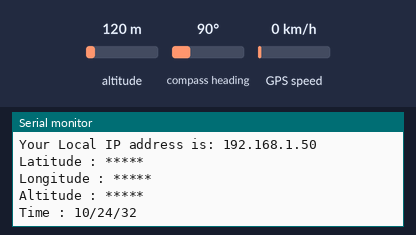
The sketch below on a simulated ESP8266 (NodeMCU). On the bench: the last lines printed to the serial monitor. The test bench sets the inputs (shaded band); at power-on: altitude 120 m, compass heading 90°, GPS speed 0 km/h. WiFi joins after 1.5 s; servers stay silent unless stated; the GPS gets a fix after 3 s at 37.7749, -122.4194 with 8 satellites.

Above: at 3.7 s.
3.8 s: altitude set to 20 m
At 5.2 s:
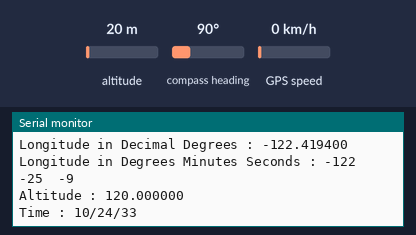
6.0 s: altitude set to 250 m
At 7.8 s:
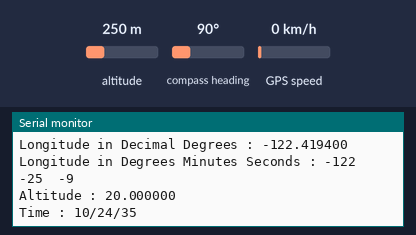
Timing chart, 0 to 9.3 s (numbered marks = the images above; inputs shaded):
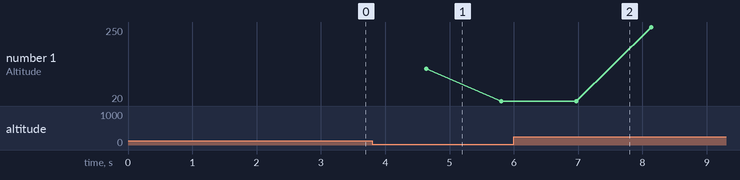

The sketch:

Node_MCU_GPS_Webserver.ino
```cpp
#include <TinyGPS++.h>
#include <TinyGPSPlus.h>

#include<ESP8266WiFi.h>
#include<ESP8266WebServer.h>
#include <TinyGPS++.h>
#include <SoftwareSerial.h>
#include "html.h"
/* Create object named bt of the class SoftwareSerial */
SoftwareSerial GPS_SoftSerial(D1,D2);/* (Rx, Tx) */
/* Create an object named gps of the class TinyGPSPlus */
TinyGPSPlus gps;

ESP8266WebServer server(80);

const char* ssid = "Narzo 50A";         /*Enter Your SSID*/
const char* password = "Youcutie"; /*Enter Your Password*/

volatile float minutes, seconds;
volatile int degree, secs, mins;

double lat_val, lng_val, alt_m_val;
uint8_t hr_val, min_val, sec_val;
bool loc_valid, alt_valid, time_valid;

void MainPage(){
  String _html_page = html_page;              /*Read The HTML Page*/
  server.send(200, "text/html", _html_page);  /*Send the code to the web server*/
}

void webGPS() {
  String data = "[\""+String(lat_val)+"\",\""+String(lng_val)+"\"]";
  server.send(200, "text/plane", data);
}

void setup() {
  Serial.begin(9600);               /*Set the baudrate to 115200*/
  WiFi.mode(WIFI_STA);                /*Set the WiFi in STA Mode*/
  WiFi.begin(ssid, password);
  Serial.print("Connecting to ");
  Serial.println(ssid);
  while(WiFi.waitForConnectResult() != WL_CONNECTED){
    Serial.print(".");
    delay(100);
  }
  Serial.print("Connected to ");
  Serial.println(ssid);
  Serial.print("Your Local IP address is: ");
  Serial.println(WiFi.localIP());     /*Print the Local IP*/

  server.on("/", MainPage);           /*Display the Web/HTML Page*/
  server.on("/readgps", webGPS);       /*Display the updated Temperature and Humidity value*/
  server.begin();                    /*Start Server*/
  delay(1000);

  GPS_SoftSerial.begin(9600); /* Define baud rate for software serial communication */
}

void loop() {
        server.handleClient();
        smartDelay(1000); /* Generate precise delay of 1ms */
        lat_val = gps.location.lat(); /* Get latitude data */
        loc_valid = gps.location.isValid(); /* Check if valid location data is available */
        lng_val = gps.location.lng(); /* Get longtitude data */
        alt_m_val = gps.altitude.meters();  /* Get altitude data in meters */
        alt_valid = gps.altitude.isValid(); /* Check if valid altitude data is available */
        hr_val = gps.time.hour(); /* Get hour */
        min_val = gps.time.minute();  /* Get minutes */
        sec_val = gps.time.second();  /* Get seconds */
        time_valid = gps.time.isValid();  /* Check if valid time data is available */
        if (!loc_valid)
        {
          Serial.print("Latitude : ");
          Serial.println("*****");
          Serial.print("Longitude : ");
          Serial.println("*****");
        }
        else
        {
          DegMinSec(lat_val);
          Serial.print("Latitude in Decimal Degrees : ");
          Serial.println(lat_val, 6);
          Serial.print("Latitude in Degrees Minutes Seconds : ");
          Serial.print(degree);
          Serial.print("\t");
          Serial.print(mins);
          Serial.print("\t");
          Serial.println(secs);
          DegMinSec(lng_val); /* Convert the decimal degree value into degrees minutes seconds form */
          Serial.print("Longitude in Decimal Degrees : ");
          Serial.println(lng_val, 6);
          Serial.print("Longitude in Degrees Minutes Seconds : ");
          Serial.print(degree);
          Serial.print("\t");
          Serial.print(mins);
          Serial.print("\t");
          Serial.println(secs);
        }
        if (!alt_valid)
        {
          Serial.print("Altitude : ");
          Serial.println("*****");
        }
        else
        {
          Serial.print("Altitude : ");
          Serial.println(alt_m_val, 6);
        }
        if (!time_valid)
        {
          Serial.print("Time : ");
          Serial.println("*****");
        }
        else
        {
          char time_string[32];
          sprintf(time_string, "Time : %02d/%02d/%02d \n", hr_val, min_val, sec_val);
          Serial.print(time_string);
        }
}

static void smartDelay(unsigned long ms)
{
  unsigned long start = millis();
  do
  {
    while (GPS_SoftSerial.available())  /* Encode data read from GPS while data is available on serial port */
      gps.encode(GPS_SoftSerial.read());
/* Encode basically is used to parse the string received by the GPS and to store it in a buffer so that information can be extracted from it */
  } while (millis() - start < ms);
}

void DegMinSec( double tot_val)   /* Convert data in decimal degrees into degrees minutes seconds form */
{
  degree = (int)tot_val;
  minutes = tot_val - degree;
  seconds = 60 * minutes;
  minutes = (int)seconds;
  mins = (int)minutes;
  seconds = seconds - minutes;
  seconds = 60 * seconds;
  secs = (int)seconds;
} 
```

html.h
```cpp
const char html_page[] PROGMEM = R"RawString(
<!DOCTYPE html>
<html>
  <style>
    body {font-family: sans-serif;}
    h1 {text-align: center; font-size: 30px;}
    p {text-align: center; color: #4CAF50; font-size: 40px;}
  </style>

<body>
  <h1>Welcome to Fergusson College</h1><br>
  <h1>Vehicle Trekking with NodeMCU</h1><br>
  <p>Latitude in Decimal Degrees : <span id="latVal">0</span></p>
  <p>Longitude in Decimal Degrees : <span id="lngVal">0</span></p>

<script>
  setInterval(function() {
    var xhttp = new XMLHttpRequest();
    xhttp.onreadystatechange = function() {
      if (this.readyState == 4 && this.status == 200) {
        const text = this.responseText;
        const myArr = JSON.parse(text);
       document.getElementById("latVal").innerHTML = myArr[0];
       document.getElementById("lngVal").innerHTML = myArr[1];
      }
    };
    xhttp.open("GET", "readgps", true);
    xhttp.send();
  },50);
</script>
</body>
</html>
)RawString";
```

Measured:
- plotted number 1: 20 → 250 after the input at 6.0 s
